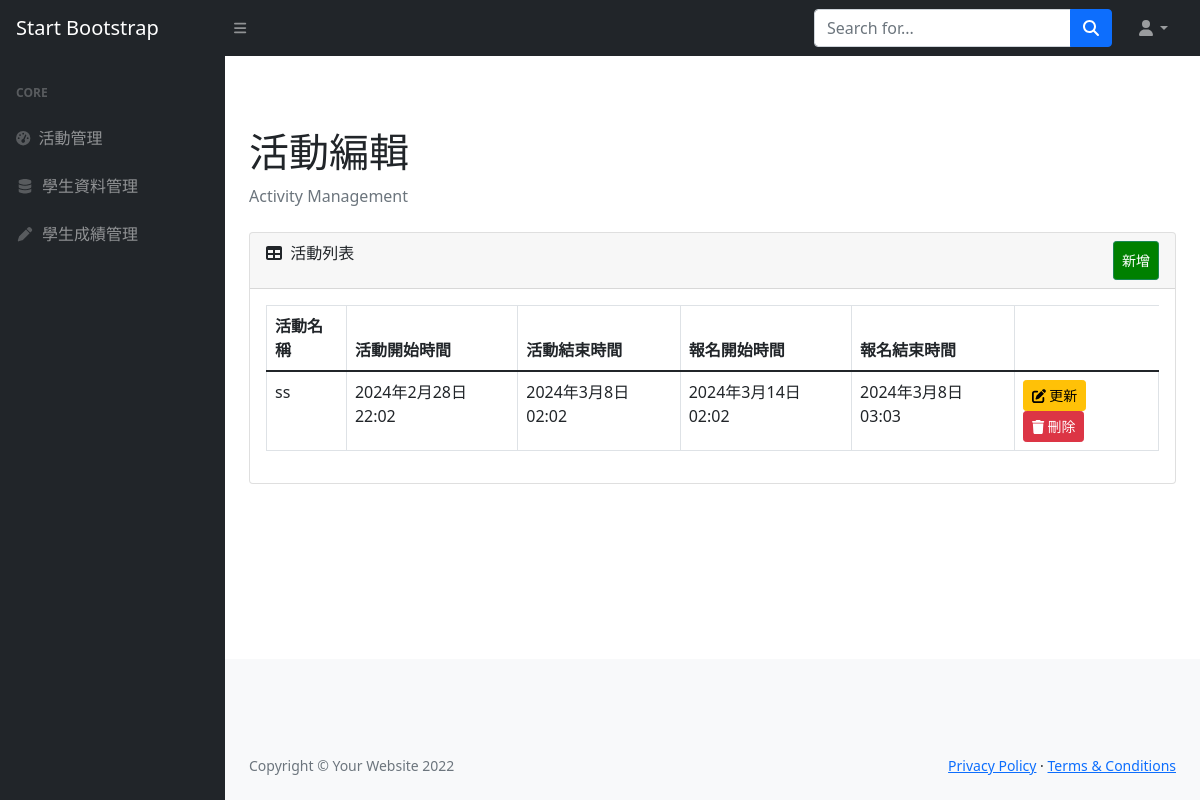
Screenshot of /admin_panel/activity_list/ with the database file from the repository.
### myapp/models.py (models this page shows)
class Activity(models.Model):
    name = models.CharField(max_length=100, blank=False, null=False, default="")
    score_label = models.ForeignKey(
        "ScoreLabel",
        on_delete=models.SET_NULL,
        blank=True,
        null=True,
        related_name="score_label",
    )
    activity_start_time = models.DateTimeField(blank=True, null=True)
    activity_end_time = models.DateTimeField(blank=True, null=True)
    sign_up_start_time = models.DateTimeField(blank=True, null=True)
    sign_up_end_time = models.DateTimeField(blank=True, null=True)
    score_open_time = models.DateTimeField(blank=True, null=True)

### admin_panel/views/activity_list.py (the view)
# urls.py: path("activity_list/", activity_list, name="activity_list"),
def activity_list(request):
    activities = Activity.objects.all()
    return render(request, 'activity_list.html', {'activities': activities})

### admin_panel/templates/activity_list.html (shortened to what this page needs)
{% extends 'layout/app_admin.html' %}
{% load static %}
{% block body %}
<div class="container-fluid px-4">
    <h1 class="mt-4">活動編輯</h1>
    <ol class="breadcrumb mb-4">
        <li class="breadcrumb-item active">Activity Management</li>
    </ol>
    <div class="card mb-4">
        <div class="card-header">
            <i class="fas fa-table me-1"></i>
            活動列表
            <a class="btn btn-sm btn-success" href="{% url 'activity_create' %}"
                style="padding: 8px; float: right; background-color: green; color: white;">新增</a>
        </div>
        <div class="card-body">
            <table class="table table-bordered" id="dataTable" width="100%" cellspacing="0">
                <thead>
                    <tr>
                        <th>活動名稱</th>
                        <th>活動開始時間</th>
                        <th>活動結束時間</th>
                        <th>報名開始時間</th>
                        <th>報名結束時間</th>
                    </tr>
                </thead>
                <tbody>
                    {% for activity in activities %}
                    <tr>
                        <td>{{ activity.name }}</td>
                        <td>{{ activity.activity_start_time }}</td>
                        <td>{{ activity.activity_end_time }}</td>
                        <td>{{ activity.sign_up_start_time }}</td>
                        <td>{{ activity.sign_up_end_time }}</td>
                        <td>
                            <a class="btn btn-sm btn-warning"
                                href="{% url 'activity_update' activity_id=activity.id %}"> <span
                                    class="fa fa-edit"></span> 更新</a>
                            <a class="btn btn-sm btn-danger"
                                href="{% url 'activity_delete' activity_id=activity.id %}"><span
                                    class="fa fa-trash"></span> 刪除</a>
                        </td>
                    </tr>
                    {% endfor %}
                </tbody>
            </table>
        </div>
    </div>
</div>
{% endblock %}

### rows the page displays
Activity: name "ss", activity_start_time "2024年2月28日 22:02", activity_end_time "2024年3月8日 02:02", sign_up_start_time "2024年3月14日 02:02", sign_up_end_time "2024年3月8日 03:03"
